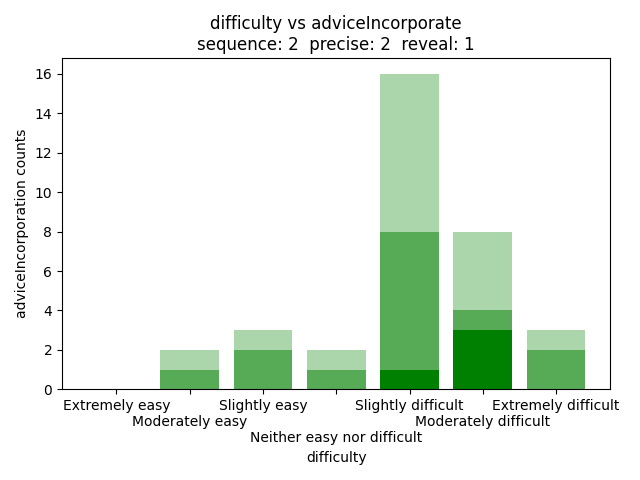

Write the Python code that produced this figure.
import pandas as pd
import matplotlib.pyplot as plt
import seaborn as sns
import numpy as np

data = pd.read_csv("qualitative.csv")
seq = 2
prec = 2
rev = 1
data = data[(data['con.sequence'] == seq) & (data['con.precise'] == prec) & (data['con.reveal'] == rev)]

f1a = data[(data["difficulty"] == "Extremely easy") & (data["adviceIncorporate"] == "Did not follow the advice at all or only rarely")].shape[0]
f1b = data[(data["difficulty"] == "Moderately easy") & (data["adviceIncorporate"] == "Did not follow the advice at all or only rarely")].shape[0]
f1c = data[(data["difficulty"] == "Slightly easy") & (data["adviceIncorporate"] == "Did not follow the advice at all or only rarely")].shape[0]
f1d = data[(data["difficulty"] == "Neither easy nor difficult") & (data["adviceIncorporate"] == "Did not follow the advice at all or only rarely")].shape[0]
f1e = data[(data["difficulty"] == "Slightly difficult") & (data["adviceIncorporate"] == "Did not follow the advice at all or only rarely")].shape[0]
f1f = data[(data["difficulty"] == "Moderately difficult") & (data["adviceIncorporate"] == "Did not follow the advice at all or only rarely")].shape[0]
f1g = data[(data["difficulty"] == "Extremely difficult") & (data["adviceIncorporate"] == "Did not follow the advice at all or only rarely")].shape[0]

f2a = data[(data["difficulty"] == "Extremely easy") & (data["adviceIncorporate"] == "Generally followed the advice but deviated sometimes when I thought I had a better strategy")].shape[0]
f2b = data[(data["difficulty"] == "Moderately easy") & (data["adviceIncorporate"] == "Generally followed the advice but deviated sometimes when I thought I had a better strategy")].shape[0]
f2c = data[(data["difficulty"] == "Slightly easy") & (data["adviceIncorporate"] == "Generally followed the advice but deviated sometimes when I thought I had a better strategy")].shape[0]
f2d = data[(data["difficulty"] == "Neither easy nor difficult") & (data["adviceIncorporate"] == "Generally followed the advice but deviated sometimes when I thought I had a better strategy")].shape[0]
f2e = data[(data["difficulty"] == "Slightly difficult") & (data["adviceIncorporate"] == "Generally followed the advice but deviated sometimes when I thought I had a better strategy")].shape[0]
f2f = data[(data["difficulty"] == "Moderately difficult") & (data["adviceIncorporate"] == "Generally followed the advice but deviated sometimes when I thought I had a better strategy")].shape[0]
f2g = data[(data["difficulty"] == "Extremely difficult") & (data["adviceIncorporate"] == "Generally followed the advice but deviated sometimes when I thought I had a better strategy")].shape[0]

f3a = data[(data["difficulty"] == "Extremely easy") & (data["adviceIncorporate"] == "Always followed the AI advice closely")].shape[0]
f3b = data[(data["difficulty"] == "Moderately easy") & (data["adviceIncorporate"] == "Always followed the AI advice closely")].shape[0]
f3c = data[(data["difficulty"] == "Slightly easy") & (data["adviceIncorporate"] == "Always followed the AI advice closely")].shape[0]
f3d = data[(data["difficulty"] == "Neither easy nor difficult") & (data["adviceIncorporate"] == "Always followed the AI advice closely")].shape[0]
f3e = data[(data["difficulty"] == "Slightly difficult") & (data["adviceIncorporate"] == "Always followed the AI advice closely")].shape[0]
f3f = data[(data["difficulty"] == "Moderately difficult") & (data["adviceIncorporate"] == "Always followed the AI advice closely")].shape[0]
f3g = data[(data["difficulty"] == "Extremely difficult") & (data["adviceIncorporate"] == "Always followed the AI advice closely")].shape[0]


d1 = {
    "f1a": f1a,
    "f1b": f1b,
    "f1c": f1c,
    "f1d": f1d,
    "f1e": f1e,
    "f1f": f1f,
    "f1g": f1g
}

d2 = {
    "f2a": f2a,
    "f2b": f2b,
    "f2c": f2c,
    "f2d": f2d,
    "f2e": f2e,
    "f2f": f2f,
    "f2g": f2g
}

d3 = {
    "f3a": f3a,
    "f3b": f3b,
    "f3c": f3c,
    "f3d": f3d,
    "f3e": f3e,
    "f3f": f3f,
    "f3g": f3g
}



keys1 = list(d1.keys())
keys2 = list(d2.keys())
keys3 = list(d3.keys())

keys = list(["Extremely easy", "\nModerately easy", "Slightly easy", "\n\nNeither easy nor difficult", "Slightly difficult", "\nModerately difficult", "Extremely difficult"])

vals1 = np.array(list(d1.values()))
vals2 = np.array(list(d2.values()))
vals3 = np.array(list(d3.values()))

print(vals1)
print(vals2)
print(vals3)


plt.bar(keys, vals1, color = "green", label = "Did not follow the advice at all or only rarely", alpha = 1)
plt.bar(keys, vals2, bottom = vals1, color = "green", label = "Generally followed the advice but deviated sometimes when I thought I had a better strategy", alpha = 0.66)
base = vals1
plt.bar(keys, vals3, bottom = base + vals2, color = "green", label = "Always followed the AI advice closely", alpha = 0.33)
plt.title("difficulty vs adviceIncorporate" + "\n" + f"sequence: {seq}  precise: {prec}  reveal: {rev}")
plt.xlabel("difficulty")
plt.ylabel("adviceIncorporation counts")
plt.tight_layout()

plt.show()
